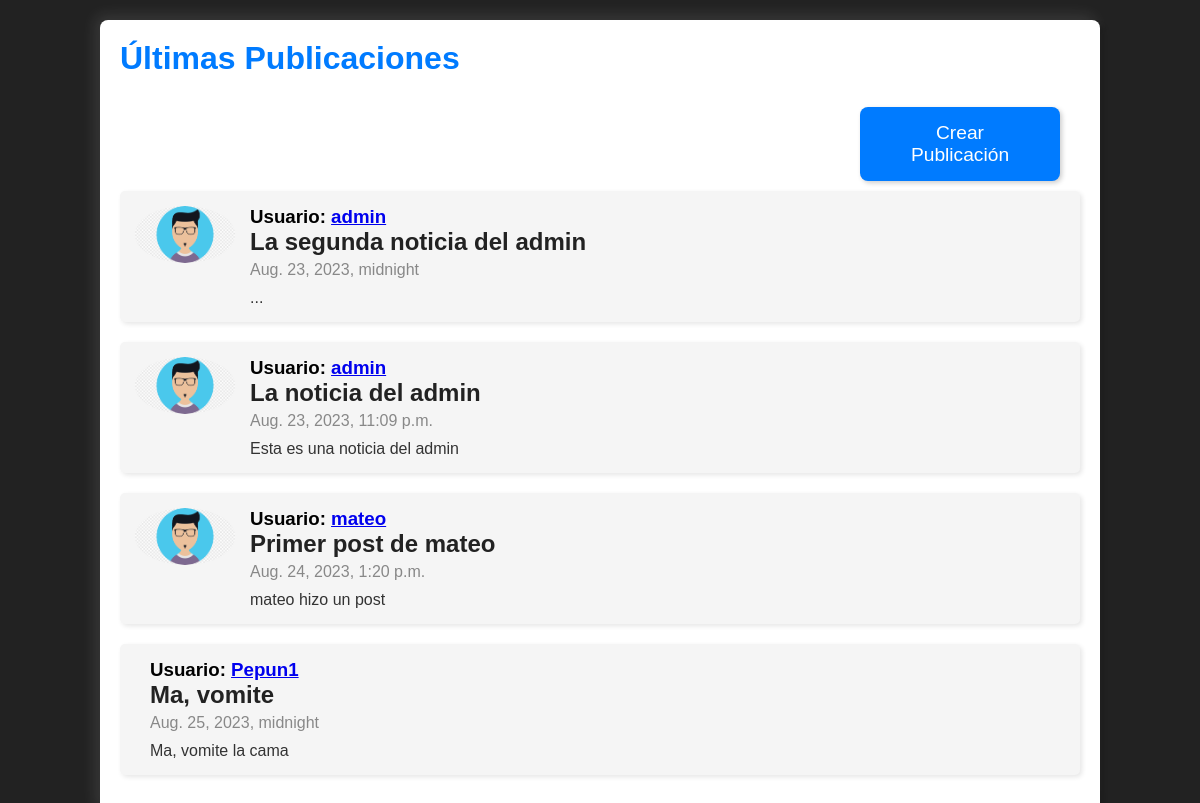
Before: /feed/ (signed in) with the older database file.
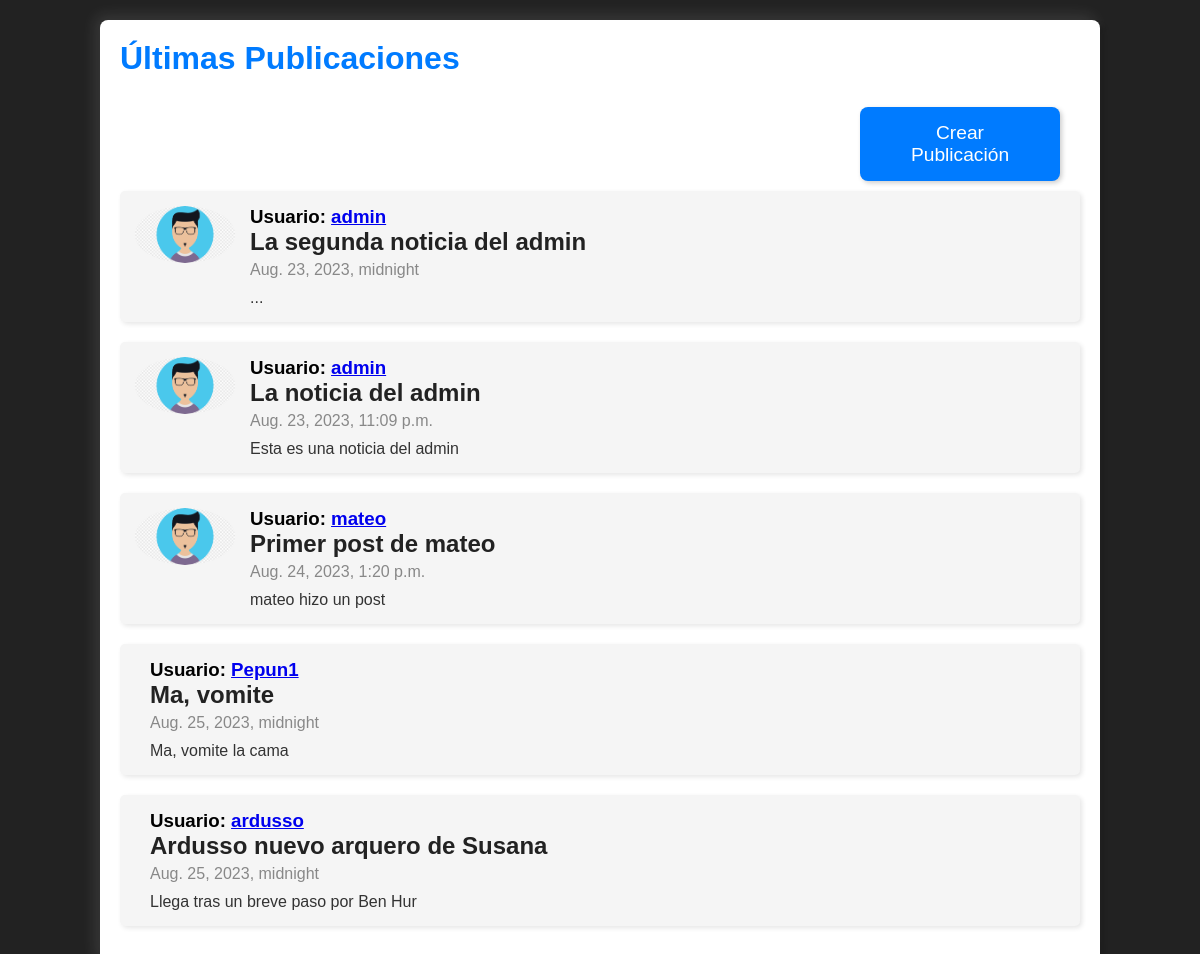
After: the same page with the newer database file.
### sitio/models.py (models this page shows, shortened)
class Post(models.Model):
    user = models.ForeignKey(User, on_delete=models.CASCADE, related_name='posts',null = True, blank = True)
    titulo = models.CharField(max_length=50)
    texto = models.CharField(max_length=500)
    fecha = models.DateTimeField()
    verificado = models.BooleanField(default=False)

class Profile(models.Model):
    user = models.ForeignKey(User, on_delete=models.CASCADE,null = True, blank = True)
    image = models.ImageField(default='user.png')
    posicion = models.ForeignKey(Posicion, on_delete=models.CASCADE, null=True, blank=True)
    nivel = models.ForeignKey(Nivel, on_delete=models.CASCADE, null=True, blank=True)

### sitio/views.py (the view)
# urls.py: path('feed/', views.feed),
@login_required
def feed(request):
    posts = Post.objects.order_by("fecha")
    return render(request, 'feed.html',{'lista_posts': posts})

### sitio/templates/feed.html (shortened to what this page needs)
{% load static %}
<!DOCTYPE html>
<html>
<head>
    <link rel="stylesheet" type="text/css" href='{% static "css/style_feedpage.css" %}'>
</head>
<body>
    <div class="feed-container">
        <h1 class="feed-title">Últimas Publicaciones</h1>
        <div class="header">
            <div class="header-buttons">
                <button onclick="window.location.href='/publicacion'">Crear Publicación</button>
            </div>
        </div>
        <div class="feed-posts">
            {% for post in lista_posts %}
                <div class="feed-post">
                    <div class="user-image">
                        <img src = "{{post.user.profile_set.get.image.url}}">
                    </div>
                <div class="post-content">
                    <h3 class="post-user"> Usuario: <a href= /profile/{{post.user}}>{{post.user}}</a></h3>
                    <h3 class="post-title">{{ post.titulo }}</h3>
                    <p class="post-date">{{ post.fecha }}</p>
                    <p class="post-text">{{ post.texto }}</p>
                </div>
                </div>
            {% endfor %}
        </div>
    </div>
</body>
</html>

### sitio/static/css/style_feedpage.css (style rules this page uses)
* { margin: 0; padding: 0; font-family: 'Permanent+Marker', sans-serif; }
body { min-height: 100vh; display: grid; place-items: center; background: #222; }
.header { display: flex; justify-content: flex-end; padding: 10px; }
.header-buttons button { margin-right: 10px; background-color: #007bff; color: #fff; border: none; width: 200px; padding: 15px 30px; border-radius: 8px; font-size: 1.2em; cursor: pointer; transition: background-color 0.3s ease; box-shadow: 2px 2px 5px rgba(0, 0, 0, 0.2); }
.feed-container { width: 80%; background-color: #fff; border-radius: 8px; box-shadow: 5px 5px 5px rgba(0, 0, 0, 0.2), -5px -5px 15px rgba(255, 255, 255, 0.1); padding: 20px; margin-top: 20px; }
.feed-title { font-size: 2em; color: #007bff; margin-bottom: 20px; }
.feed-post { margin-bottom: 20px; padding: 15px; background-color: #f5f5f5; border-radius: 5px; box-shadow: 2px 2px 5px rgba(0, 0, 0, 0.1); }
.post-title { font-size: 1.5em; color: #222; margin-bottom: 5px; }
.post-date { color: #888; margin-bottom: 10px; }
.post-text { color: #333; }
.feed-post { display: flex; align-items: flex-start; margin-bottom: 20px; padding: 15px; background-color: #f5f5f5; border-radius: 5px; box-shadow: 2px 2px 5px rgba(0, 0, 0, 0.1); }
.user-image { margin-right: 15px; }
.user-image img { max-width: 100px; border-radius: 50%; }
.post-content { flex: 1; }

Changed rows visible on the page:
added Post: user "ardusso", titulo "Ardusso nuevo arquero de Susana", fecha "Aug. 25, 2023, midnight", texto "Llega tras un breve paso por Ben Hur"
